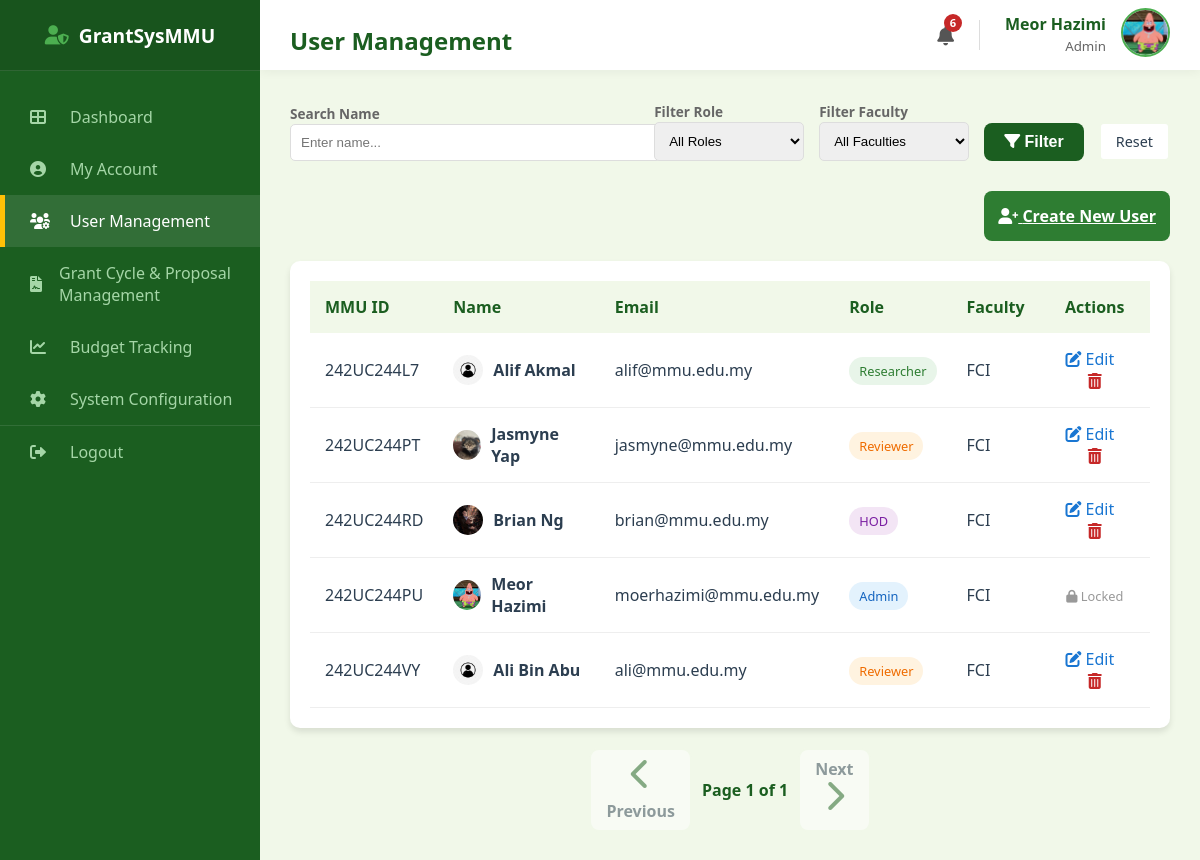
The app's page /admin/users (signed in) with its own data.
### models.py (models this page shows, shortened)
class User(db.Model):
    __tablename__ = "user"
    mmu_id = db.Column(db.String(15), primary_key=True)
    name = db.Column(db.String(150), nullable=False)
    email = db.Column(db.String(100), unique=True, nullable=False)
    password = db.Column(db.String(100), nullable=False)
    faculty = db.Column(db.String(100), nullable=False)
    user_role = db.Column(db.String(25), nullable=False)
    profile_image = db.Column(db.String(20), nullable=False, default="default.jpg")
    phone_number = db.Column(db.String(20), nullable=True)
    admin_profile = db.relationship(
        "Admin", backref="user_info", uselist=False, cascade="all, delete-orphan"
    )
    researcher_profile = db.relationship(
        "Researcher", backref="user_info", uselist=False, cascade="all, delete-orphan"
    )
    reviewer_profile = db.relationship(
        "Reviewer", backref="user_info", uselist=False, cascade="all, delete-orphan"
    )
    hod_profile = db.relationship(
        "HOD", backref="user_info", uselist=False, cascade="all, delete-orphan"
    )

### routes/admin_routes.py (the view)
@admin_bp.route("/admin/users")
def admin_user_management():
    if session.get("role") != "Admin":
        return redirect(url_for("admin.admin_login"))
    search_query = request.args.get("search", "")
    filter_role = request.args.get("role", "")
    filter_faculty = request.args.get("faculty", "")
    page = request.args.get("page", 1, type=int)
    per_page = 8
    query = User.query
    if search_query:
        query = query.filter(User.name.ilike(f"%{search_query}%"))
    if filter_role:
        query = query.filter_by(user_role=filter_role)
    if filter_faculty:
        query = query.filter_by(faculty=filter_faculty)
    pagination = query.paginate(page=page, per_page=per_page, error_out=False)
    return render_template(
        "admin_user_management.html",
        users=pagination.items,
        pagination=pagination,
        user=User.query.get(session["user_id"]),
        faculties=Faculty.query.all(),
    )

### templates/admin_user_management.html (shortened to what this page needs)
<!DOCTYPE html>
<html lang="en">
<head>
    <link rel="stylesheet" type="text/css" href="{{ url_for('static', filename='style.css') }}">
    <link rel="stylesheet" href="https://cdnjs.cloudflare.com/ajax/libs/font-awesome/6.0.0/css/all.min.css">
</head>
<body>
    <div class="dashboard-container">
        <div class="sidebar">
            <div class="sidebar-header">
                <i class="fas fa-user-shield" style="margin-right: 10px; color: var(--secondary-color);"></i>
                GrantSysMMU
            </div>
            <ul class="sidebar-menu">
                <li><a href="{{ url_for('admin.admin_dashboard') }}"><i class="fas fa-th-large"></i> Dashboard</a></li>
                <li><a href="{{ url_for('admin.admin_profile') }}"><i class="fas fa-user-circle"></i> My Account</a></li>
                <li class="active"><a href="{{ url_for('admin.admin_user_management') }}"><i class="fas fa-users-cog"></i>
                        User
                        Management</a></li>
                <li><a href="{{ url_for('admin.admin_proposal_management') }}"><i class="fas fa-file-contract"></i> Grant
                        Cycle & Proposal Management</a></li>
                <li><a href="{{ url_for('admin.admin_budget_tracking') }}"><i class="fas fa-chart-line"></i> Budget
                        Tracking</a></li>
                <li><a href="{{ url_for('admin.admin_system_data') }}"><i class="fas fa-cog"></i> System Configuration</a>
                </li>
                <li style="margin-top: auto; border-top: 1px solid rgba(255,255,255,0.1);">
                    <a href="{{ url_for('auth.logout') }}"><i class="fas fa-sign-out-alt"></i> Logout</a>
                </li>
            </ul>
        </div>
        <div class="main-content">
            <div class="top-bar">
                <h2>User Management</h2>
                <div style="display: flex; align-items: center; gap: 25px;">
                    <a href="{{ url_for('auth.view_notifications') }}"
                        style="position: relative; color: #555; font-size: 1.2rem; text-decoration: none;">
                        <i class="fas fa-bell"></i>
                        {% if unread_notifications > 0 %}
                        <span
                            style="position: absolute; top: -8px; right: -8px; background: #c62828; color: white; border-radius: 50%; width: 18px; height: 18px; font-size: 0.7rem; display: flex; align-items: center; justify-content: center; font-weight: bold;">
                            {{ unread_notifications }}
                        </span>
                        {% endif %}
                    </a>
                    <div style="display: flex; align-items: center; gap: 15px;">
                        <div style="text-align: right; line-height: 1.3;">
                            <span style="display: block; font-weight: bold; color: #1b5e20;">{{ user.name }}</span>
                            <small style="color: #666;">Admin</small>
                        </div>
                        <a href="{{ url_for('admin.admin_profile') }}">
                            <img src="{{ url_for('static', filename='profile_pics/' + user.profile_image) }}"
                                alt="Profile"
                                style="width: 45px; height: 45px; border-radius: 50%; object-fit: cover; border: 2px solid #4caf50;">
                        </a>
                    </div>
                </div>
            </div>
            <div class="content-wrapper">
                <div class="section-card" style="margin-bottom: 20px;">
                    <form method="GET" action="{{ url_for('admin.admin_user_management') }}"
                        style="display: flex; gap: 15px; align-items: flex-end; flex-wrap: wrap;">
                        <div style="flex: 1; min-width: 200px;">
                            <label style="font-size: 0.85rem; color: #666; font-weight: bold;">Search Name</label>
                            <input type="text" name="search" placeholder="Enter name..."
                                value="{{ request.args.get('search', '') }}"
                                style="width: 100%; padding: 10px; border: 1px solid #ddd; border-radius: 5px;">
                        </div>
                        <div style="width: 150px;">
                            <label style="font-size: 0.85rem; color: #666; font-weight: bold;">Filter Role</label>
                            <select name="role"
                                style="width: 100%; padding: 10px; border: 1px solid #ddd; border-radius: 5px;">
                                <option value="">All Roles</option>
                            </select>
                        </div>
                        <div style="width: 150px;">
                            <label style="font-size: 0.85rem; color: #666; font-weight: bold;">Filter Faculty</label>
                            <select name="faculty"
                                style="width: 100%; padding: 10px; border: 1px solid #ddd; border-radius: 5px;">
                                <option value="">All Faculties</option>
                            </select>
                        </div>
                        <button type="submit" class="btn-primary" style="width: auto; margin: 0; padding: 10px 20px;"><i
                                class="fas fa-filter"></i> Filter</button>
                        <a href="{{ url_for('admin.admin_user_management') }}" class="btn-outline"
                            style="width: auto; padding: 8px 15px; border-radius: 5px; font-weight: normal; font-size: 0.9rem;">Reset</a>
                    </form>
                </div>
                <div style="margin-bottom: 20px; text-align: right;">
                    <a href="{{ url_for('admin.admin_create_user') }}" class="btn-primary"
                        style="display: inline-block; width: auto; background-color: #2e7d32;">
                        <i class="fas fa-user-plus"></i> Create New User
                    </a>
                </div>
                <div class="table-card">
                    <table style="width: 100%; border-collapse: collapse;">
                        <thead>
                            <tr style="background: #f1f8e9; color: #1b5e20; text-align: left;">
                                <th style="padding: 15px;">MMU ID</th>
                                <th style="padding: 15px;">Name</th>
                                <th style="padding: 15px;">Email</th>
                                <th style="padding: 15px;">Role</th>
                                <th style="padding: 15px;">Faculty</th>
                                <th style="padding: 15px; text-align: center;">Actions</th>
                            </tr>
                        </thead>
                        <tbody>
                            {% for u in users %}
                            <tr style="border-bottom: 1px solid #eee;">
                                <td style="padding: 15px;">{{ u.mmu_id }}</td>
                                <td style="padding: 15px; font-weight: bold;">
                                    <div style="display: flex; align-items: center; gap: 10px;">
                                        <img src="{{ url_for('static', filename='profile_pics/' + u.profile_image) }}"
                                            style="width: 30px; height: 30px; border-radius: 50%; object-fit: cover;">
                                        {{ u.name }}
                                    </div>
                                </td>
                                <td style="padding: 15px;">{{ u.email }}</td>
                                <td style="padding: 15px;">
                                    <span style="padding: 5px 10px; border-radius: 15px; font-size: 0.8rem;
                                    {% if u.user_role == 'Admin' %}background:#e3f2fd; color:#1565c0;
                                    {% elif u.user_role == 'Researcher' %}background:#e8f5e9; color:#2e7d32;
                                    {% elif u.user_role == 'Reviewer' %}background:#fff3e0; color:#ef6c00;
                                    {% else %}background:#f3e5f5; color:#7b1fa2;{% endif %}">
                                        {{ u.user_role }}
                                    </span>
                                </td>
                                <td style="padding: 15px;">{{ u.faculty }}</td>
                                <td style="padding: 15px; text-align: center;">
                                    {% if u.user_role != 'Admin' %}
                                    <a href="{{ url_for('admin.admin_edit_user', user_id=u.mmu_id) }}"
                                        style="color: #1976d2; margin-right: 10px; text-decoration: none;">
                                        <i class="fas fa-edit"></i> Edit
                                    </a>
                                    <form action="{{ url_for('admin.admin_delete_user', user_id=u.mmu_id) }}" method="POST"
                                        style="display: inline;"
                                        onsubmit="return confirm('Are you sure you want to delete this user? This cannot be undone.');">
                                        <button type="submit"
                                            style="background: none; border: none; color: #c62828; cursor: pointer; font-size: 1rem;">
                                            <i class="fas fa-trash-alt"></i>
                                        </button>
                                    </form>
                                    {% else %}
                                    <span style="color: #999; font-size: 0.8rem;"><i class="fas fa-lock"></i>
                                        Locked</span>
                                    {% endif %}
                                </td>
                            </tr>
                            {% else %}
                            <tr>
                                <td colspan="6" style="padding: 20px; text-align: center; color: #777;">No users found
                                    matching criteria.</td>
                            </tr>
                            {% endfor %}
                        </tbody>
                    </table>
                </div>
                <div style="margin-top: 20px; display: flex; justify-content: center; align-items: center; gap: 10px;">
                    {% if pagination.has_prev %}
                    <a href="{{ url_for('admin.admin_user_management', page=pagination.prev_num, search=request.args.get('search'), role=request.args.get('role'), faculty=request.args.get('faculty')) }}"
                        class="btn-outline" style="padding: 8px 15px;">
                        <i class="fas fa-chevron-left"></i> Previous
                    </a>
                    {% else %}
                    <span class="btn-outline" style="padding: 8px 15px; opacity: 0.5; cursor: not-allowed;">
                        <i class="fas fa-chevron-left"></i> Previous
                    </span>
                    {% endif %}
                    <span style="font-weight: bold; color: #1b5e20;">
                        Page {{ pagination.page }} of {{ pagination.pages }}
                    </span>
                    {% if pagination.has_next %}
                    <a href="{{ url_for('admin.admin_user_management', page=pagination.next_num, search=request.args.get('search'), role=request.args.get('role'), faculty=request.args.get('faculty')) }}"
                        class="btn-outline" style="padding: 8px 15px;">
                        Next <i class="fas fa-chevron-right"></i>
                    </a>
                    {% else %}
                    <span class="btn-outline" style="padding: 8px 15px; opacity: 0.5; cursor: not-allowed;">
                        Next <i class="fas fa-chevron-right"></i>
                    </span>
                    {% endif %}
                </div>
            </div>
        </div>
    </div>
</body>
</html>

### records on screen
User: name "Meor Hazimi", profile_image (picture), mmu_id "242UC244PU", email "moerhazimi@mmu.edu.my", user_role "Admin", faculty "FCI", shows "Locked"
User: mmu_id "242UC244L7", profile_image (placeholder picture), name "Alif Akmal", email "alif@mmu.edu.my", user_role "Researcher", faculty "FCI"
User: mmu_id "242UC244PT", profile_image (picture), name "Jasmyne Yap", email "jasmyne@mmu.edu.my", user_role "Reviewer", faculty "FCI"
User: mmu_id "242UC244RD", profile_image (picture), name "Brian Ng", email "brian@mmu.edu.my", user_role "HOD", faculty "FCI"
User: mmu_id "242UC244VY", profile_image (placeholder picture), name "Ali Bin Abu", email "ali@mmu.edu.my", user_role "Reviewer", faculty "FCI"

### other values on screen
{{ unread_notifications }} "6"
{{ pagination.page }} "1"
{{ pagination.pages }} "1"
